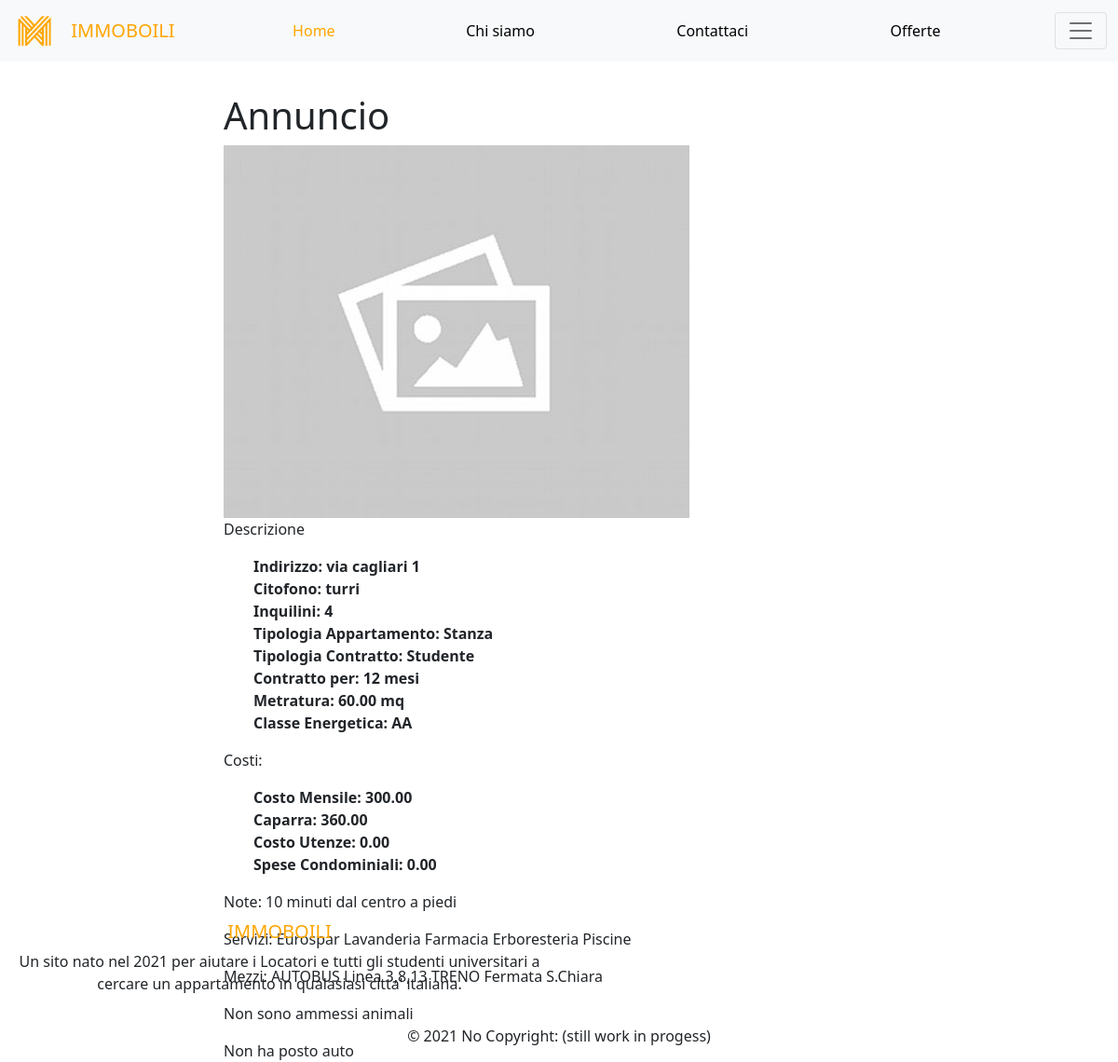
/pages/dettaglio.php?codAnnuncio=3, run on the app's committed database.
### tables this page shows
CREATE TABLE `annuncio` (
  `codAnnuncio` int(11) NOT NULL,
  `codLocatore` int(11) DEFAULT NULL,
  `costoMensile` decimal(7,2) DEFAULT NULL,
  `costoUtenze` decimal(7,2) DEFAULT NULL,
  `caparra` decimal(7,2) DEFAULT NULL,
  `speseAgenzia` decimal(7,2) DEFAULT NULL,
  `codLuogo` int(11) DEFAULT NULL,
  `numeroInquilini` int(11) DEFAULT NULL,
  `tipologiaAppartamento` varchar(50) DEFAULT NULL,
  `tipologiaContratto` varchar(50) DEFAULT NULL,
  `durataPerMinima` int(11) DEFAULT NULL,
  `tipoPerMinima` varchar(10) DEFAULT NULL,
  `metratura` decimal(7,2) DEFAULT NULL,
  `classeEnergetica` varchar(5) DEFAULT NULL,
  `speseCondominiali` decimal(7,2) DEFAULT NULL,
  `garage` int(11) DEFAULT '0',
  `animali` int(11) DEFAULT '0',
  `mezziDiTrasporto` longtext,
  `serviziVicini` longtext,
  `noteAggiuntive` longtext,
  `approvatoDa` int(11) DEFAULT NULL
);

CREATE TABLE `locazione` (
  `codLuogo` int(11) NOT NULL,
  `nomeVia` varchar(50) DEFAULT NULL,
  `numeroCivico` varchar(5) DEFAULT NULL,
  `citofono` varchar(30) DEFAULT NULL,
  `linkMaps` varchar(255) DEFAULT NULL
);

### pages/dettaglio.php (the view, shortened to what this page needs)
<head>
    <link rel="stylesheet" href="https://cdnjs.cloudflare.com/ajax/libs/font-awesome/6.0.0-beta3/css/all.min.css" />
    <link href="../css/style.css" rel="stylesheet" type="text/css">
    <link href="https://cdn.jsdelivr.net/npm/bootstrap@5.1.3/dist/css/bootstrap.min.css" rel="stylesheet">
  </head>
  <header id="header">
            <div style="float:right;">
                <nav class="navbar navbar-light bg-light fixed-top">
                    <div class="container-fluid">
                      <a class="navbar-brand">
                        <img src="../images/logo.png" alt="Errore di caricamento!" ALIGN="left" width="40" height="40">
                        <span class="stileOrange" size="7" style="float: right; margin-top: 5px"> &#8287; &#8287; IMMOBOILI </span>
                      </a>
                        <button type="button" class="btn btn-primary" style="background-color: transparent; border-color: transparent;">
                          <a href="./includes/router.inc.php?url=main" id="butTypeA1" >Home</a></button>
                        <button type="button" class="btn btn-primary" style="background-color: transparent; border-color: transparent;">
                          <a class="btn btn-light" href="./includes/router.inc.php?url=chiSiamo" id="butTypeB1" >Chi siamo</a></button>
                        <button type="button" class="btn btn-primary" style="background-color: transparent; border-color: transparent;">
                          <a class="btn btn-light" href="./includes/router.inc.php?url=contatti" id="butTypeB2" >Contattaci</a></button>
                        <button type="button" class="btn btn-primary" style="background-color: transparent; border-color: transparent;">
                          <a class="btn btn-light" href="./includes/router.inc.php?url=offerte" id="butTypeB3" >Offerte</a></button>
                      <button class="navbar-toggler" type="button" data-bs-toggle="offcanvas" data-bs-target="#offcanvasNavbar" aria-controls="offcanvasNavbar">
                        <span class="navbar-toggler-icon"></span>
                      </button>
                    </div>
                   </nav>
                  </div>
        </header>
<?php
  require('./includes/config.inc.php');
  if(isset($_GET['codAnnuncio'])){
    $codAnnuncio = $_GET['codAnnuncio'];
    $sql = "SELECT locazione.nomeVia, locazione.numeroCivico, locazione.citofono, annuncio.costoMensile,
                    annuncio.serviziVicini, annuncio.codAnnuncio, immagini.imagePath, annuncio.costoUtenze,
                    annuncio.numeroInquilini, annuncio.tipologiaAppartamento, annuncio.tipologiaContratto,
                    durataPerMinima, tipoPerMinima, metratura, classeEnergetica, speseCondominiali,
                    garage, animali, mezziDiTrasporto, serviziVicini, noteAggiuntive, caparra
            FROM annuncio
            JOIN locazione ON annuncio.codLuogo = locazione.codLuogo
            LEFT JOIN immagini ON annuncio.codAnnuncio = immagini.codAnnuncio
            WHERE annuncio.codAnnuncio = $codAnnuncio";
    $result = mysqli_query($conn, $sql);
    if($result){
      if(mysqli_num_rows($result) == 1){
        $row = $result->fetch_array();
        if($row['imagePath'] == ""){
          $path = "../images/missing.jpg";
        }else{
          $path = $row['imagePath'];
        }
        if($row['animali'] == 0){
          $animali = "<p>Non sono ammessi animali</p>";
        }else{
          $animali = "<p>Sono ammessi animali</p>";
        }
        if($row['garage'] == 0){
          $auto = "<p>Non ha posto auto</p>";
        }else{
          $auto = "<p>Ha posto auto</p>";
        }
        echo "<div style='width:60%; margin-left:20%; margin-right:20%; margin-bottom:100px;'>
                <h1 style='margin-top:50px'>Annuncio</h1>
                <img src='$path' alt=''>
                <p>Descrizione</p>
                <ul>
                  <li>Indirizzo: ".$row['nomeVia']." ".$row['numeroCivico']."<br/>Citofono: ".$row['citofono']."</li>
                  <li>Inquilini: ".$row['numeroInquilini']."</li>
                  <li>Tipologia Appartamento: ".$row['tipologiaAppartamento']."</li>
                  <li>Tipologia Contratto: ".$row['tipologiaContratto']."</li>
                  <li>Contratto per: ".$row['durataPerMinima']." ".$row['tipoPerMinima']."</li>
                  <li>Metratura: ".$row['metratura']." mq</li>
                  <li>Classe Energetica: ".$row['classeEnergetica']."</li>
                </ul>
                <p>Costi: </p>
                <ul>
                  <li>Costo Mensile: ".$row['costoMensile']."</li>
                  <li>Caparra: ".$row['caparra']."</li>
                  <li>Costo Utenze: ".$row['costoUtenze']."</li>
                  <li>Spese Condominiali: ".$row['speseCondominiali']."</li>
                </ul>
                <p>Note: ".$row['noteAggiuntive']."</p>
                <p>Servizi: ".$row['serviziVicini']."</p>
                <p>Mezzi: ".$row['mezziDiTrasporto']."</p>
                $animali $auto
              </div>";
      }else{
        echo "<div style='width:60%; margin-left:20%; margin-right:20%; margin-top:50px'>
            <h4>Purtoppo non siamo riusciti a trovare l'annuncio che cercavi.</h4>
          </div>";
      }
    }else{
      echo "<div style='width:60%; margin-left:20%; margin-right:20%; margin-top:50px'>
            <h4>Purtoppo non siamo riusciti a trovare l'annuncio che cercavi.</h4>
          </div>";
    }
  }else{
    echo "<div style='width:60%; margin-left:20%; margin-right:20%; margin-top:50px'>
            <h4>Purtoppo non siamo riusciti a trovare l'annuncio che cercavi.</h4>
          </div>";
  }
  require('./footer.php');

### css/style.css (style rules this page uses)
* { margin: 0px; padding: 0px; box-sizing: border-box; }
ul { list-style: none; }
li { font-weight: 600; }
#header { width: 100%; height: 50px; border:0px whitesmoke; display: flex; align-items: center; justify-content: space-between; padding: 0 30px; background: whitesmoke; }
#butTypeA1 { text-align: right; border:0px; color:orange; vertical-align: middle; text-decoration: none; transition-duration: 300ms; }
#butTypeB1 { color: black; text-align: right; border:0px; background-color:transparent; vertical-align: middle; text-decoration: none; transition-duration: 300ms; }
#butTypeB2 { color: black; text-align: right; border:0px; background-color:transparent; vertical-align: middle; text-decoration: none; transition-duration: 300ms; }
#butTypeB3 { color: black; text-align: right; border:0px; background-color:transparent; vertical-align: middle; text-decoration: none; transition-duration: 300ms; }
a { text-decoration: none; margin: 0 5px; color: black; }
.btn { color: black; border: none; font-size: 16px; padding: 10px 20px; border-radius: 10px; }

### pages/dettaglio.php (style rules this page uses)
.stileOrange { color: #FFA500 }

### data on the page
annuncio: codLuogo.nomeVia "via cagliari", codLuogo.numeroCivico "1", codLuogo.citofono "turri", numeroInquilini "4", tipologiaAppartamento "Stanza", tipologiaContratto "Studente", durataPerMinima "12", tipoPerMinima "mesi", metratura "60.00", classeEnergetica "AA", costoMensile "300.00", caparra "360.00", costoUtenze "0.00", speseCondominiali "0.00", noteAggiuntive "10 minuti dal centro a piedi", serviziVicini "Eurospar Lavanderia Farmacia Erboresteria Piscine", mezziDiTrasporto "AUTOBUS Linea 3,8,13 TRENO Fermata S.Chiara"
